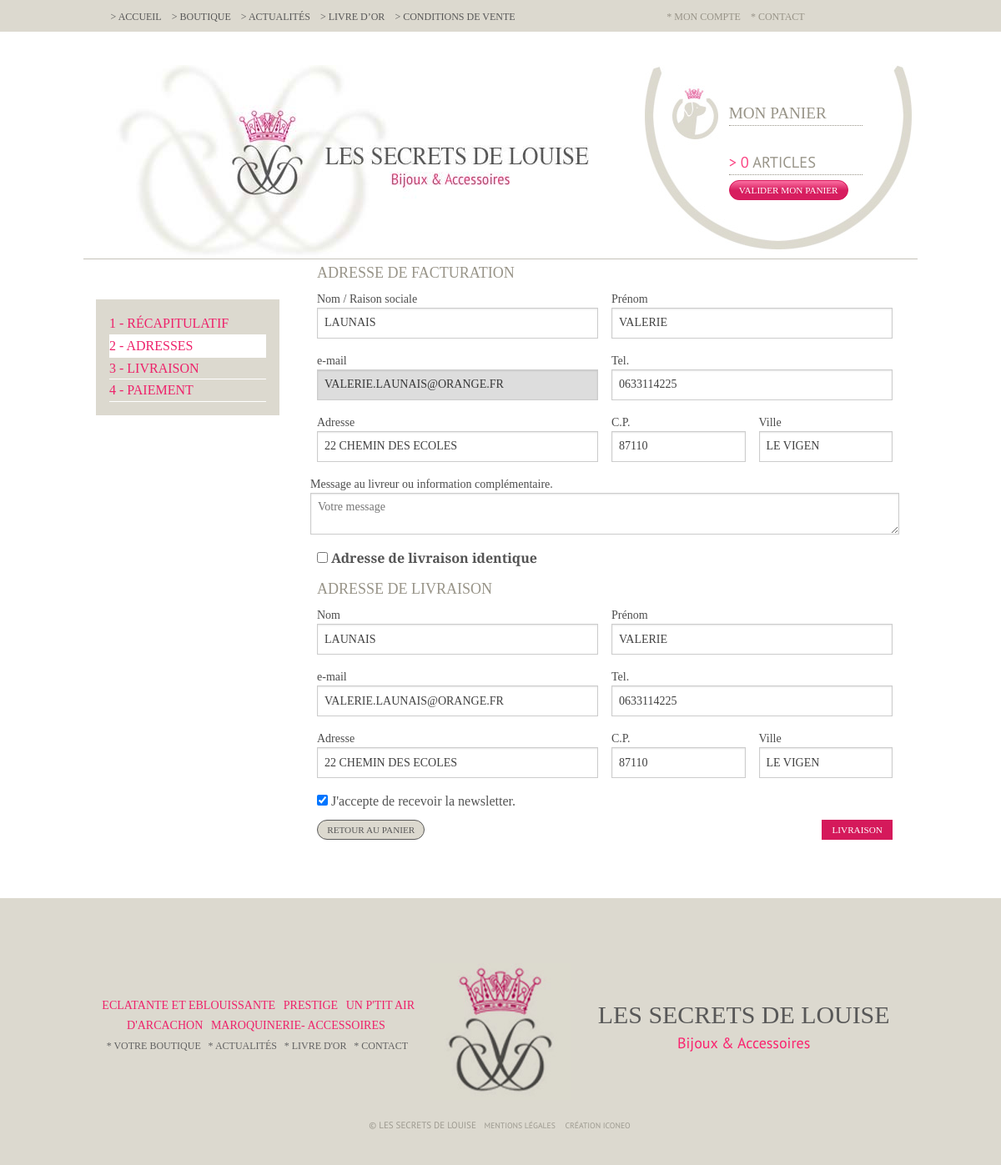
Before: /adresse.php (signed in) with the older database file.
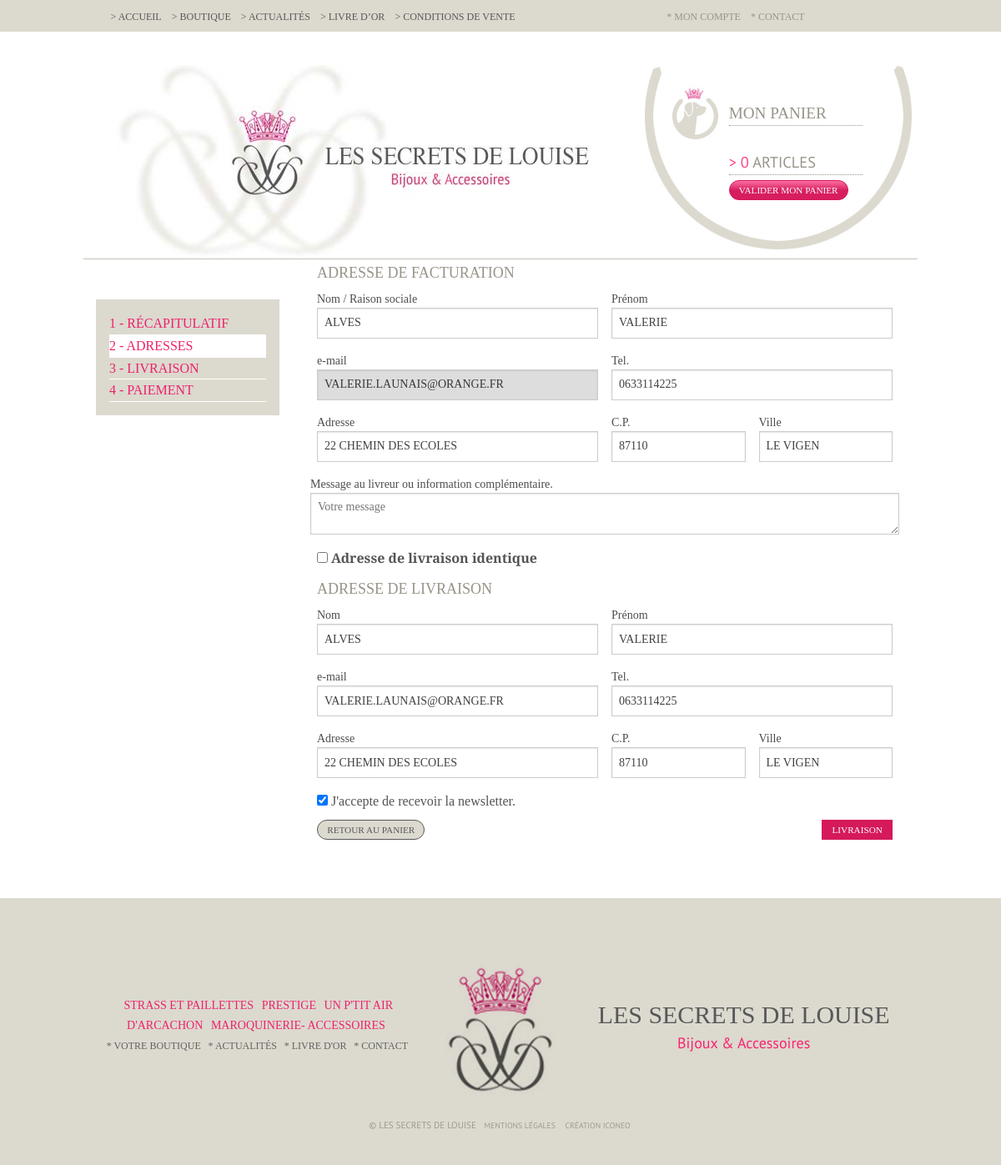
After: the same page with the newer database file.
### tables this page shows
CREATE TABLE `adresse` (
  `id_adresse` int(10) unsigned NOT NULL AUTO_INCREMENT,
  `nom` varchar(200) NOT NULL,
  `prenom` varchar(200) NOT NULL,
  `adresse` varchar(254) NOT NULL,
  `cp` varchar(10) NOT NULL,
  `ville` varchar(100) NOT NULL,
  `tel` varchar(20) DEFAULT NULL,
  `email` varchar(100) DEFAULT NULL,
  `livraison` tinyint(4) NOT NULL DEFAULT '0',
  `message` varchar(250) NOT NULL,
  PRIMARY KEY (`id_adresse`)
);

CREATE TABLE `rubrique` (
  `id` smallint(5) unsigned NOT NULL AUTO_INCREMENT,
  `label` varchar(50) NOT NULL,
  `sous_titre` varchar(100) NOT NULL,
  `image` varchar(100) NOT NULL,
  PRIMARY KEY (`id`)
);

### admin/classes/StorageManager.php (called while the page is built, shortened)
<?php
class StorageManager{
	protected function dbConnect() {
	    $host = DBHOST;
	    $user = DBUSER;
	    $pass = DBPASSWD;
	    $bdd  = DBNAME;
		try {
			$this->mysqli = new mysqli ($host, $user, $pass, $bdd) ;
		} catch (Exception $e) {
			throw new Exception("Erreur Connexion DB ". $e->getMessage());
		}
	}
}
?>

### admin/classes/ContactCommande.php (called while the page is built, shortened)
<?php
require_once ("StorageManager.php");
class ContactCommande extends StorageManager
{
    public function contactGet($id, $offset, $count)
    {
        if (! isset($id)) {
            if (isset($offset) && isset($count)) {
                $sql = "SELECT * FROM `contact_commande` ORDER BY `email` ASC LIMIT " . $offset . "," . $count . ";";
            } else {
                $sql = "SELECT * FROM `contact_commande` ORDER BY `email`;";
            }
        } else {
            $sql = "SELECT * FROM `contact_commande` WHERE id=" . $id;
        }
        $new_array = null;
        $result = mysqli_query($this->mysqli, $sql);
        while (($row = mysqli_fetch_assoc($result)) != false) {
            if (! empty($row['id_facturation'])) {
                $row['facturation'] = $this->adresseGet($row['id_facturation']);
            }
            if (! empty($row['id_livraison'])) {
                $row['livraison'] = $this->adresseGet($row['id_livraison']);
            }
            $new_array[] = $row;
        }
        return $new_array;
    }
    protected function adresseGet($id)
    {
        $sql = "SELECT * FROM `adresse` WHERE id_adresse = " . $id . ";";
        $new_array = null;
        $result = mysqli_query($this->mysqli, $sql);
        while (($row = mysqli_fetch_assoc($result)) != false) {
            $new_array[] = $row;
        }
        return $new_array;
    }
}

### admin/classes/Catproduct.php (called while the page is built, shortened)
<?php
require_once("StorageManager.php");
class Catproduct extends StorageManager {
	public function getRubriques( $id=0, $debug=false ){
		$sql = "SELECT * FROM rubrique";
		$sql .= " ORDER BY id ASC;";
		$new_array = null;
		$result = mysqli_query($this->mysqli,$sql);
		while( $row = mysqli_fetch_assoc( $result)){
			$new_array[] = $row;
		}
		return $new_array;
	}
}

### adresse.php (the view, shortened to what the changed rows need)
<?php
require './admin/classes/Catproduct.php';
require 'admin/classes/ContactCommande.php';
(!empty($_GET['source'])) ? $source =$_GET['source'] : $source = null;
(!empty($_GET['action'])) ? $action =$_GET['action'] : $action = 'ident';
(!empty($_SESSION['id_contact'])) ? $id_contact =$_SESSION['id_contact'] : $id_contact = null;
if (!empty($id_contact)){
    $contact = new ContactCommande();
    try {
        $contactResult = $contact->contactGet($id_contact, null, null);
        $email =    $contactResult[0]['email'];
        if (!empty($contactResult[0]['facturation'])) {
            $nom =      $contactResult[0]['facturation'][0]['nom'];
            $prenom =   $contactResult[0]['facturation'][0]['prenom'];
            $adresse =  $contactResult[0]['facturation'][0]['adresse'];
            $cp =       $contactResult[0]['facturation'][0]['cp'];
            $ville =    $contactResult[0]['facturation'][0]['ville'];
            $tel =      $contactResult[0]['facturation'][0]['tel'];
        }
        if (!empty($contactResult[0]['livraison'])) {
            $nomliv =   $contactResult[0]['livraison'][0]['nom'];
            $prenomliv= $contactResult[0]['livraison'][0]['prenom'];;
            $emailliv = $contactResult[0]['livraison'][0]['email'];
            $telliv =   $contactResult[0]['livraison'][0]['tel'];
            $adresseliv=$contactResult[0]['livraison'][0]['adresse'];
            $cpliv =    $contactResult[0]['livraison'][0]['cp'];
            $villeliv = $contactResult[0]['livraison'][0]['ville'];
            $message=   $contactResult[0]['livraison'][0]['message'];
        }
        $action = 'modif';
    } catch (Exception $e) {
        echo 'Erreur contactez votre administrateur <br> :',  $e->getMessage(), "\n";
        $contact = null;
        exit();
    }
}
?>
<!doctype html>
<html class="no-js" lang="en">
	<head>
<?php include('inc/meta.php'); ?>
	</head>
	<body class="page-panier">
				<div class="row">
				    <form data-abide id="formulaire" method="POST"  action="admin/contactFront-fp.php">
					<div class="large-9 medium-9 small-12 columns">
					   <?php
					   if(!empty($contactResult) || $action=='creation' ):
					   ?>
					   <div class="row">
							<div class="large-12 columns">
							    <h5>Adresse de facturation</h5>
                        			<div class="row">
                        				<div class="large-6 columns">
                        					<label>Nom / Raison sociale
                        						<input name="nom" id="nom" type="text" value="<?php echo $nom?>"  placeholder="Nom" required />
                        					</label>
                        				</div>
                        				<div class="large-6 columns">
                        					<label>Prénom
                        						<input name="prenom" id="prenom" type="text" value="<?php echo $prenom?>" placeholder="Prénom"  />
                        					</label>
                        				</div>
                        			</div>
                        			<div class="row">
                        				<div class="large-6 columns">
                        					<label>e-mail
                        					   <?php if ($action=='modif'):?>
                        					   <input name="email" id="email" type="email" value="<?php echo $email?>" placeholder="e-mail" readonly />
                        					   <?php else:?>
                        					   <input name="email" id="email" type="email" value="<?php echo $email?>" placeholder="e-mail" required />
                        					   <?php endif;?>
                        					</label>
                        				</div>
                        				<div class="large-6 columns">
                        					<label>Tel.
                        						<input name="tel" id="tel" type="text" value="<?php echo $tel?>" placeholder="tel" required />
                        					</label>
                        				</div>
                        			</div>
                        			<div class="row">
                        				<div class="large-6 columns">
                        					<label>Adresse
                        						<input name="adresse" id="adresse" type="text" value="<?php echo $adresse?>" placeholder="adresse" required />
                        					</label>
                        				</div>
                        				<div class="large-3 columns">
                        					<label>C.P.
                        						<input name="cp" id="cp" type="text" value="<?php echo $cp?>" placeholder="cp"  required/>
                        					</label>
                        				</div>
                        				<div class="large-3 columns">
                        					<label>Ville
                        						<input name="ville" id="ville" type="text" value="<?php echo $ville?>" placeholder="ville" required />
                        					</label>
                        				</div>
                        				<div class="row">
                            				<div class="large-12 columns">
                            					<label>Message au livreur ou information complémentaire.
                            						<textarea name="message" id="message" placeholder="Votre message"><?php echo $message?></textarea>
                            					</label>
                            				</div>
                            			</div>
                        			</div>
                        			<div class="row">
                        				<div class="large-12 columns">
                        					<input type="checkbox"  id="livraisonident" name="livraisonident" />  <strong>Adresse de livraison identique</strong>
                        				</div>
                        			</div>
							</div>
							<div class="large-12 columns" id="livraison" style="text-align:left;">
								<h5>Adresse de livraison</h5>
								<div class="row">
                        				<div class="large-6 columns">
                        					<label>Nom
                        						<input name="nomliv" id="nomliv" type="text" value="<?php echo $nomliv?>" placeholder="Nom"  required/>
                        					</label>
                        				</div>
                        				<div class="large-6 columns">
                        					<label>Prénom
                        						<input name="prenomliv" id="prenomliv" type="text" value="<?php echo $prenomliv?>" placeholder="Prénom"  />
                        					</label>
                        				</div>
                        			</div>
                        			<div class="row">
                        				<div class="large-6 columns">
                        					<label>e-mail
                        						<input name="emailliv" id="emailliv" type="email" value="<?php echo $emailliv?>" placeholder="e-mail"  required/>
                        					</label>
                        				</div>
                        				<div class="large-6 columns">
                        					<label>Tel.
                        						<input name="telliv" id="telliv" type="text" value="<?php echo $telliv?>" placeholder="tel" required />
                        					</label>
                        				</div>
                        			</div>
                        			<div class="row">
                        				<div class="large-6 columns">
                        					<label>Adresse
                        						<input name="adresseliv" id="adresseliv" type="text" value="<?php echo $adresseliv?>" placeholder="adresse" required />
                        					</label>
                        				</div>
                        				<div class="large-3 columns">
                        					<label>C.P.
                        						<input name="cpliv" id="cpliv" type="text" value="<?php echo $cpliv?>" placeholder="cp"  required/>
                        					</label>
                        				</div>
                        				<div class="large-3 columns">
                        					<label>Ville
                        						<input name="villeliv" id="villeliv" type="text" value="<?php echo $villeliv?>" placeholder="ville" required />
                        					</label>
                        				</div>
                        			</div>
							</div>
						</div>
						<div class="row">
            				<div class="large-12 columns">
            					<input type="checkbox" id="newsletter" name="newsletter"  checked/> J'accepte de recevoir la newsletter.
            				</div>
            			</div>
            			 <?php if ($source!='moncompte'):?>
						<div class="row">
							<div class="large-6 medium-6 small-6 columns" >
								<button  class="continuer" onclick="location.href='panier.php';return false;">Retour au panier</button>
							</div>
							<div class="large-6 medium-6 small-6 columns" style="text-align:right;">
								<input class="envoi" type="submit" value="Livraison"/>
							</div>
						</div>
						<?php endif;?>
					</div>
					<?php
					endif;
					?>
					</form>
					</div>
<?php include('inc/footer.php'); ?>
	</body>
</html>

### inc/footer.php (shortened to what the changed rows need)
<?
if ( 1 == 1 ) {
	$__rubrique = new Catproduct();
	$liste_rubrique = $__rubrique->getRubriques();
}
?>
			<div class="row footer fullwidth">
				<div class="row">
					<div class="large-5 medium-5 columns">
						<div>
							<?
							if ( !empty( $liste_rubrique ) ) {
								foreach( $liste_rubrique as $_rubrique ) {
									if ( $_rubrique[ "id" ] != 1 )
										echo "<a href='categories.php?idrub=" . $_rubrique[ "id" ]  . "'>" . $_rubrique[ "label" ]  . "</a>\n";
								}
							}
							?>
						</div>
					</div>
					<div class="large-5 medium-5 columns">
						<h1>Les secrets de Louise</h1>
					</div>
				</div>
			</div>

Changed rows visible on the page:
no longer on this page (row unchanged): adresse: nom "LAUNAIS", prenom "VALERIE", tel "0633114225", adresse "22 CHEMIN DES ECOLES", cp "87110", ville "LE VIGEN"
no longer on this page (row unchanged): adresse: nomliv "LAUNAIS", prenomliv "VALERIE", emailliv "VALERIE.LAUNAIS@ORANGE.FR", telliv "0633114225", adresseliv "22 CHEMIN DES ECOLES", cpliv "87110", villeliv "LE VIGEN"
added adresse: nom "ALVES", prenom "VALERIE", tel "0633114225", adresse "22 CHEMIN DES ECOLES", cp "87110", ville "LE VIGEN"
added adresse: nomliv "ALVES", prenomliv "VALERIE", emailliv "VALERIE.LAUNAIS@ORANGE.FR", telliv "0633114225", adresseliv "22 CHEMIN DES ECOLES", cpliv "87110", villeliv "LE VIGEN"
changed rubrique: label "ECLATANTE ET EBLOUISSANTE" → "STRASS ET PAILLETTES"
